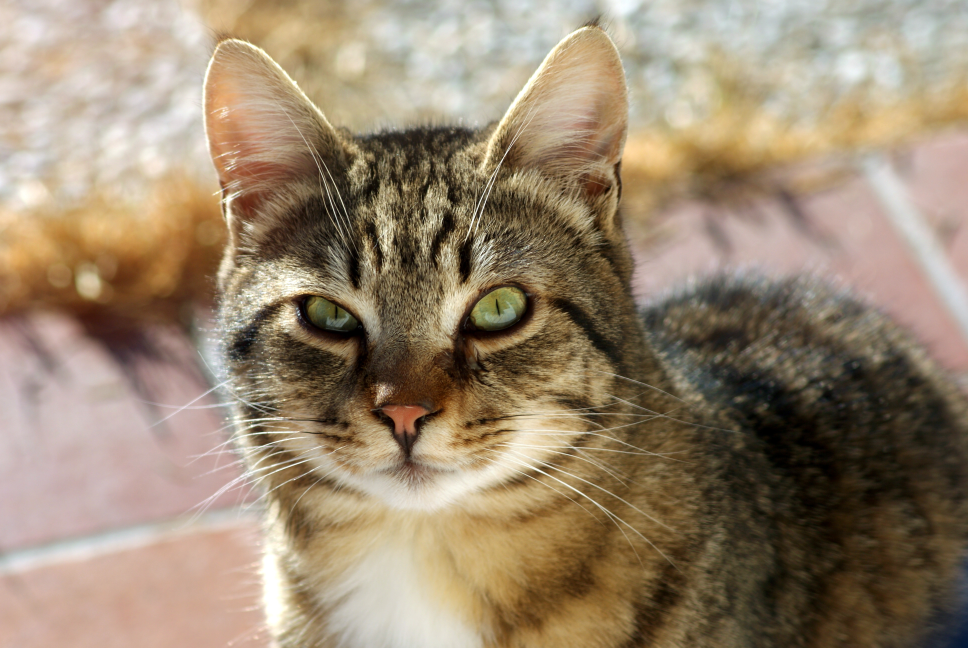
#> input picture cat.jpg, 3872 x 2592 px (shown at 1/4 size)
$ python histogram2.py
#> lines starting #> are read from the running program, lines starting #| are printed output that depends on the picture; after the words box and inside, x2 and y2 are one past the last pixel; in counts of white or black regions, pixels touching at a corner belong together
import cv2 as cv
import matplotlib.pyplot as plt
import numpy as np

# we can create a mask and compute histogram only for that mask
# we can do this by setting mask parameter in cv.calcHist to mask

img = cv.imread("cat.jpg")
#> img is the input picture: shape (2592, 3872, 3); mean B, G, R 111.9, 134.8, 152.9
cv.imshow('Cat', img)

blank = np.zeros(img.shape[:2], dtype='uint8')
circle = cv.circle(blank, (img.shape[1]//2, img.shape[0]//2), 800, 255, -1)
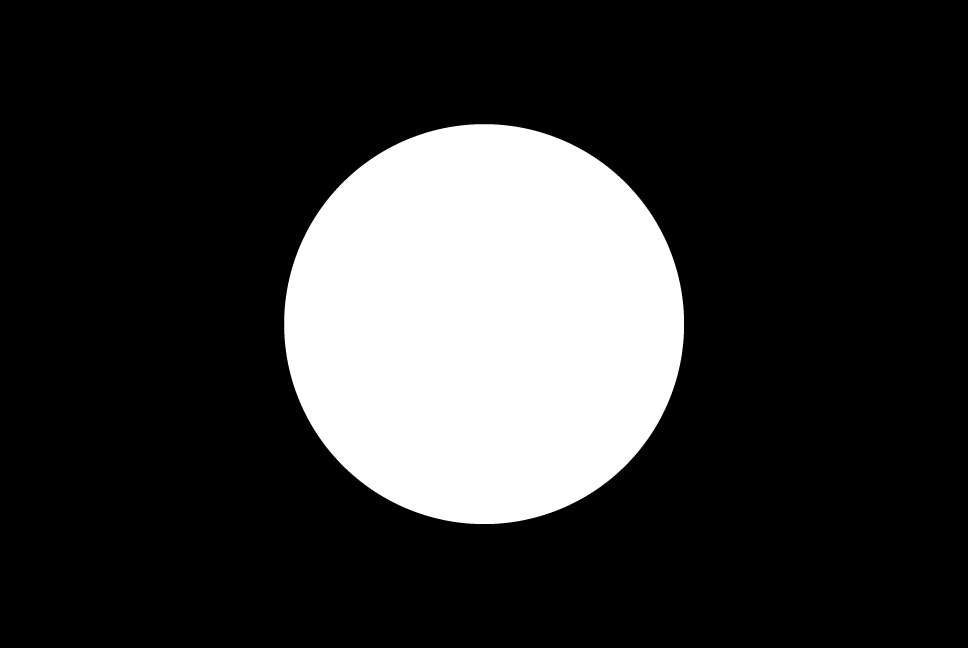
#> blank: shape (2592, 3872) (shown at 1/4 size); 20% white; 1 white region, box (x1, y1, x2, y2) and area: (1136, 496, 2737, 2097) 2010573

# 1.b) Grayscale Histogram (with mask)

gray = cv.cvtColor(img, cv.COLOR_BGR2GRAY)
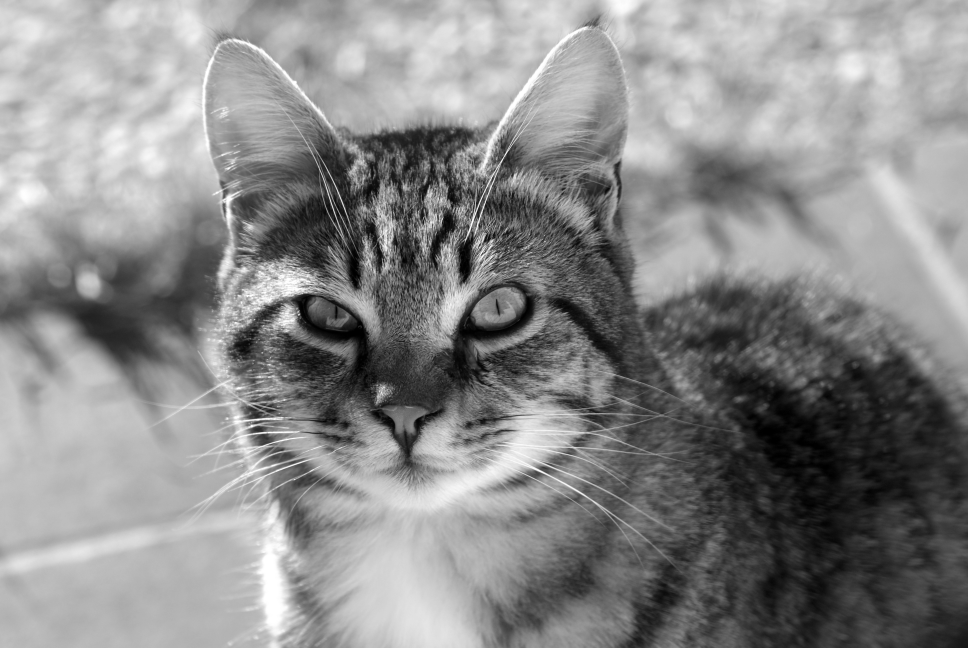
#> gray: shape (2592, 3872) (shown at 1/4 size); min 0, max 255, mean 137.6
cv.imshow('Gray', gray)
mask = cv.bitwise_and(gray, gray, mask = circle)        # take mask of gray
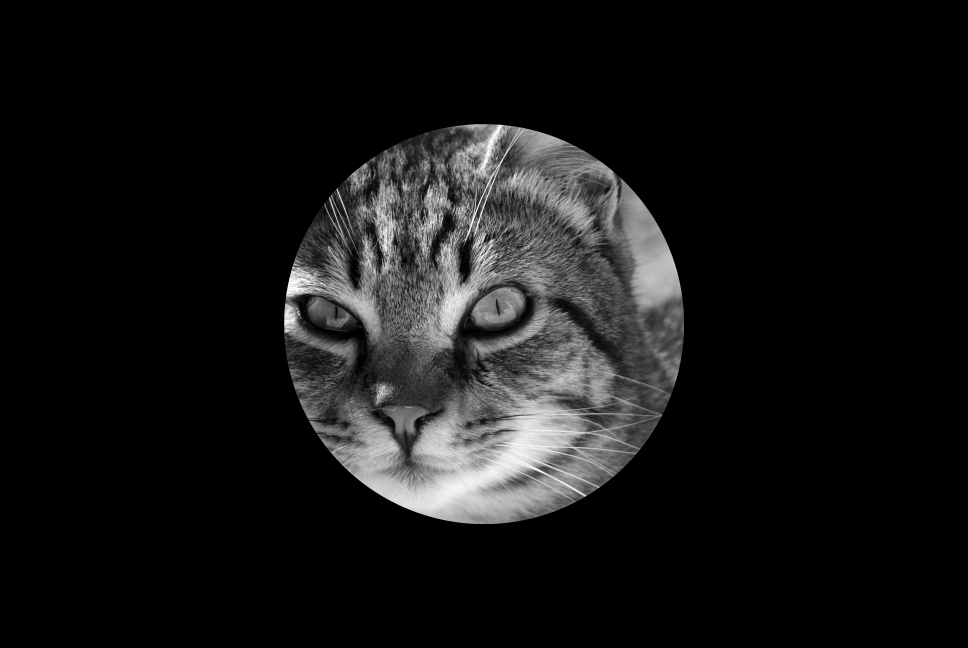
#> mask: shape (2592, 3872) (shown at 1/4 size); min 0, max 255, mean 21.4
cv.imshow('Mask', mask)

gray_hist = cv.calcHist([gray], [0], mask, [256], [0,256])        # the image that we pass in is a list, (almost all parameters are lists)
#> gray_hist = 256 values, max 14246 at index 75, min 0 at index 0, mean 7841.9


plt.figure()                    # It tells Matplotlib: “Start a fresh plot here.”
plt.title('Grayscale Histogram')
plt.xlabel('Bins')
plt.ylabel('# of pixels')
plt.plot(gray_hist)
plt.xlim([0,256])           # a limit to x axis
plt.show()
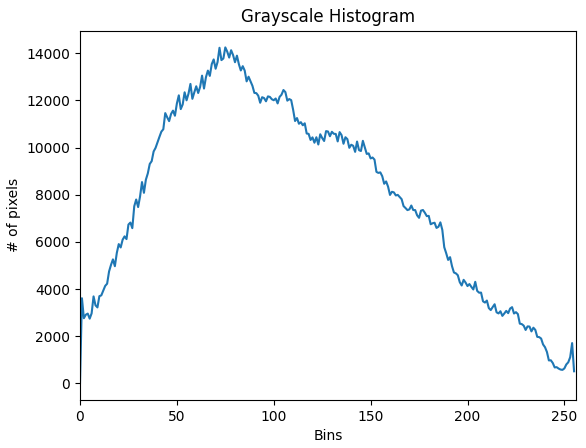
#> figure drawn by matplotlib, 1 panel; curve peaks at x = 75, y = 14246


cv.waitKey(0)

$ run again, with Boston.jpg copied over cat.jpg
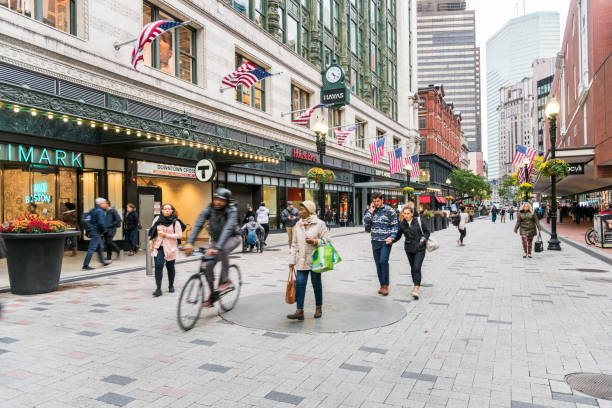
#> input picture Boston.jpg, 612 x 408 px
#> img is the input picture: shape (408, 612, 3); mean B, G, R 153.3, 159.1, 164.1
#> blank: shape (408, 612); every value is 255
#> `gray = cv.cvtColor(img, cv.COLOR_BGR2GRAY)`:
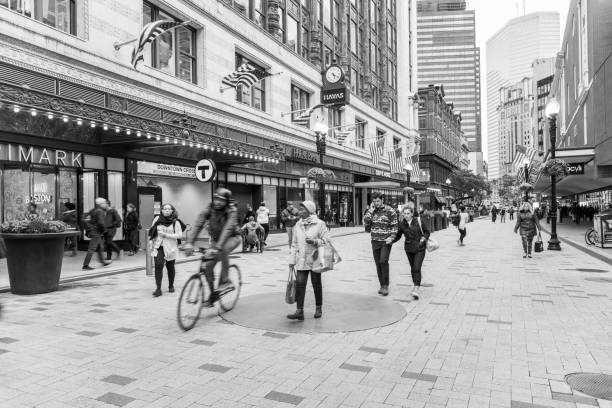
#> gray: shape (408, 612); min 0, max 255, mean 159.9
#> gray_hist = 256 values, max 4666 at index 208, min 0 at index 0, mean 975.3
#> `plt.show()`:
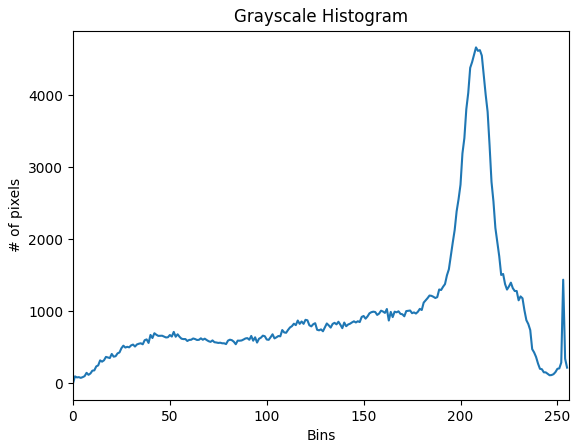
#> figure drawn by matplotlib, 1 panel; curve peaks at x = 208, y = 4666

$ run again, with kitten.jpg copied over cat.jpg
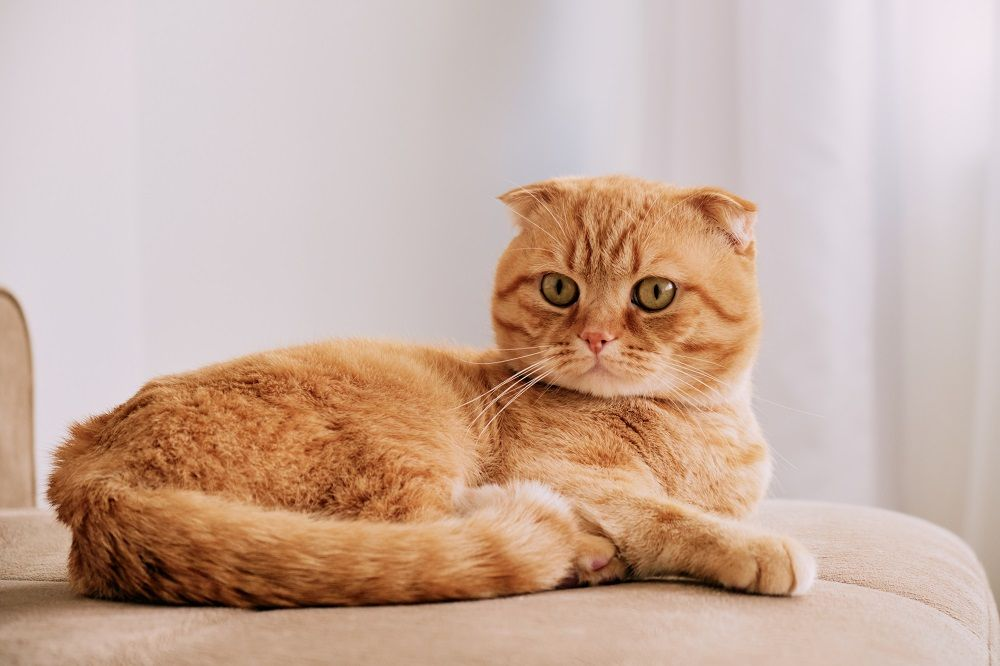
#> input picture kitten.jpg, 1000 x 666 px
#> img is the input picture: shape (666, 1000, 3); mean B, G, R 160.3, 174.6, 201.5
#> blank: shape (666, 1000); every value is 255
#> `gray = cv.cvtColor(img, cv.COLOR_BGR2GRAY)`:
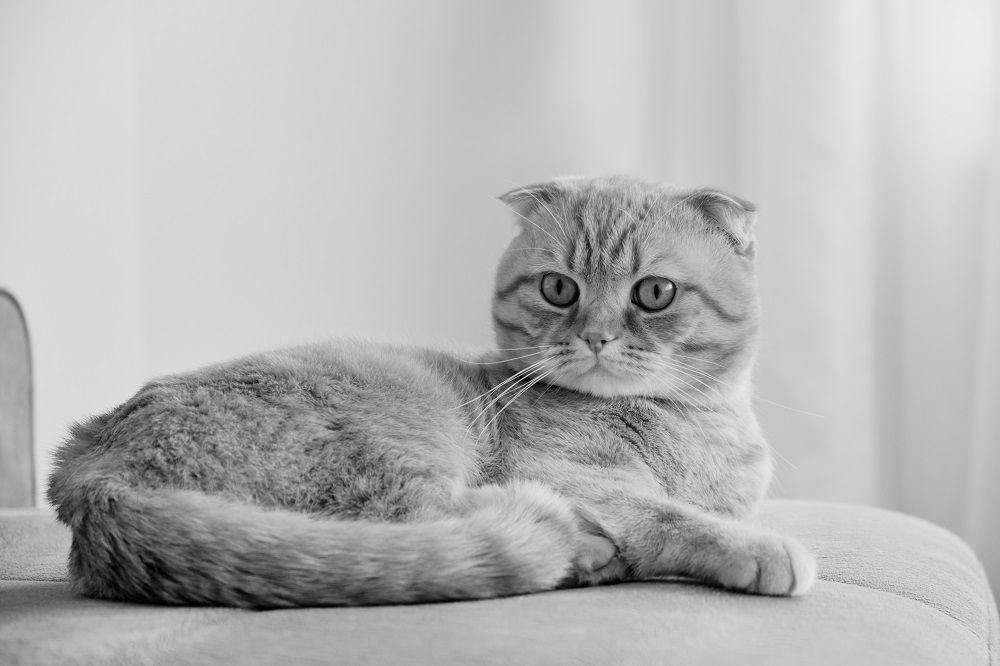
#> gray: shape (666, 1000); min 0, max 236, mean 181
#> gray_hist = 256 values, max 27910 at index 216, min 0 at index 0, mean 2601.6
#> `plt.show()`:
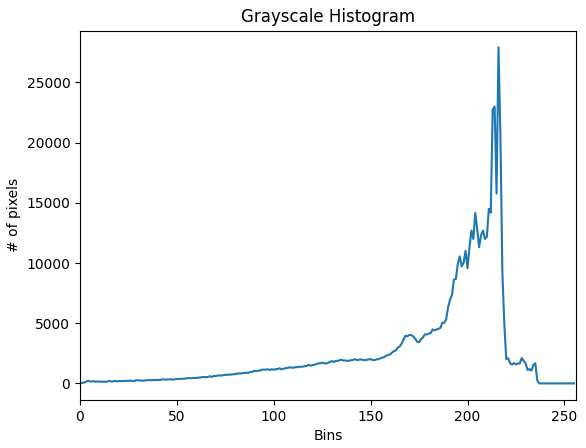
#> figure drawn by matplotlib, 1 panel; curve peaks at x = 216, y = 27910

$ run again, with monkey.jpg copied over cat.jpg
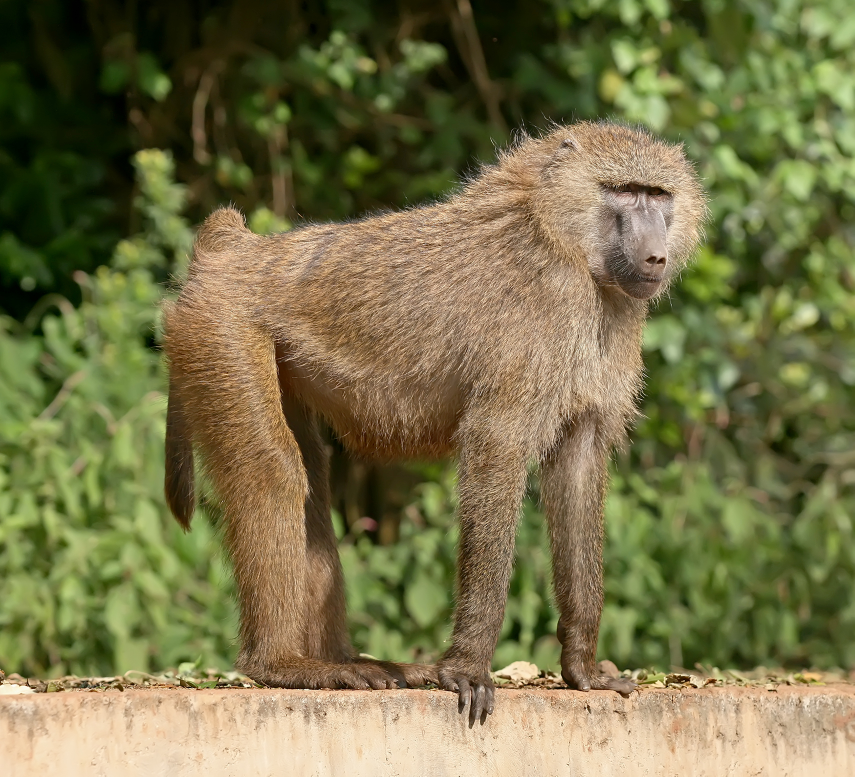
#> input picture monkey.jpg, 1709 x 1553 px (shown at 1/2 size)
#> img is the input picture: shape (1553, 1709, 3); mean B, G, R 72.9, 114.2, 118.6
#> `circle = cv.circle(blank, (img.shape[1]//2, img.shape[0]//2), 800, 255..`:
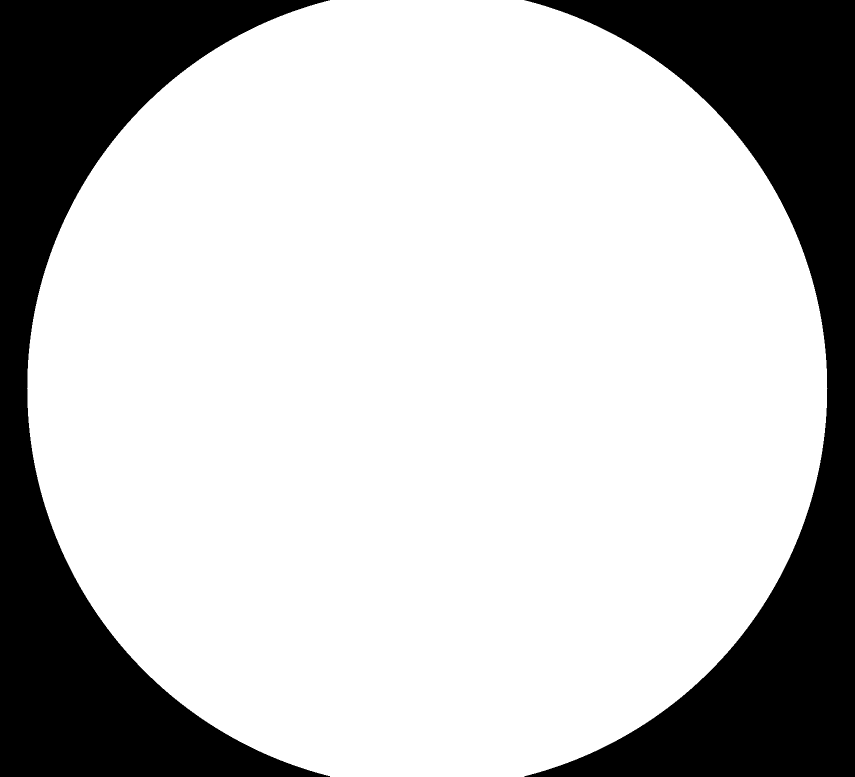
#> blank: shape (1553, 1709) (shown at 1/2 size); 75.3% white; 2 black regions, box (x1, y1, x2, y2) and area: (0, 0, 660, 1553) 327788, (1049, 0, 1709, 1553) 327788
#> gray_hist = 256 values, max 14317 at index 130, min 0 at index 0, mean 7806.1
#> `plt.show()`:
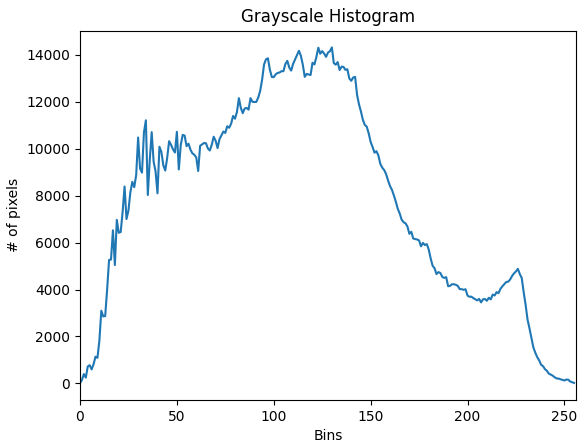
#> figure drawn by matplotlib, 1 panel; curve peaks at x = 130, y = 14317
